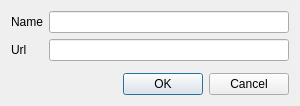
<?xml version="1.0" encoding="UTF-8"?>
<ui version="4.0">
 <class>WebServiceWindow</class>
 <widget class="QDialog" name="WebServiceWindow">
  <property name="geometry">
   <rect>
    <x>0</x>
    <y>0</y>
    <width>300</width>
    <height>100</height>
   </rect>
  </property>
  <property name="windowTitle">
   <string>Log</string>
  </property>
  <layout class="QFormLayout" name="formLayout">
   <item row="0" column="0">
    <widget class="QLabel" name="labelName">
     <property name="text">
      <string>Name</string>
     </property>
    </widget>
   </item>
   <item row="0" column="1">
    <widget class="QLineEdit" name="lineName"/>
   </item>
   <item row="1" column="0">
    <widget class="QLabel" name="labelUrl">
     <property name="text">
      <string>Url</string>
     </property>
    </widget>
   </item>
   <item row="3" column="0" colspan="2">
    <widget class="QDialogButtonBox" name="buttonBox">
     <property name="orientation">
      <enum>Qt::Horizontal</enum>
     </property>
     <property name="standardButtons">
      <set>QDialogButtonBox::Cancel|QDialogButtonBox::Ok</set>
     </property>
    </widget>
   </item>
   <item row="1" column="1">
    <widget class="QLineEdit" name="lineUrl"/>
   </item>
   <item row="2" column="0" colspan="2">
    <spacer name="verticalSpacer">
     <property name="orientation">
      <enum>Qt::Vertical</enum>
     </property>
     <property name="sizeHint" stdset="0">
      <size>
       <width>0</width>
       <height>1000</height>
      </size>
     </property>
    </spacer>
   </item>
  </layout>
 </widget>
 <resources/>
 <connections>
  <connection>
   <sender>buttonBox</sender>
   <signal>accepted()</signal>
   <receiver>WebServiceWindow</receiver>
   <slot>accept()</slot>
   <hints>
    <hint type="sourcelabel">
     <x>236</x>
     <y>350</y>
    </hint>
    <hint type="destinationlabel">
     <x>157</x>
     <y>187</y>
    </hint>
   </hints>
  </connection>
  <connection>
   <sender>buttonBox</sender>
   <signal>rejected()</signal>
   <receiver>WebServiceWindow</receiver>
   <slot>reject()</slot>
   <hints>
    <hint type="sourcelabel">
     <x>304</x>
     <y>350</y>
    </hint>
    <hint type="destinationlabel">
     <x>286</x>
     <y>187</y>
    </hint>
   </hints>
  </connection>
 </connections>
</ui>
